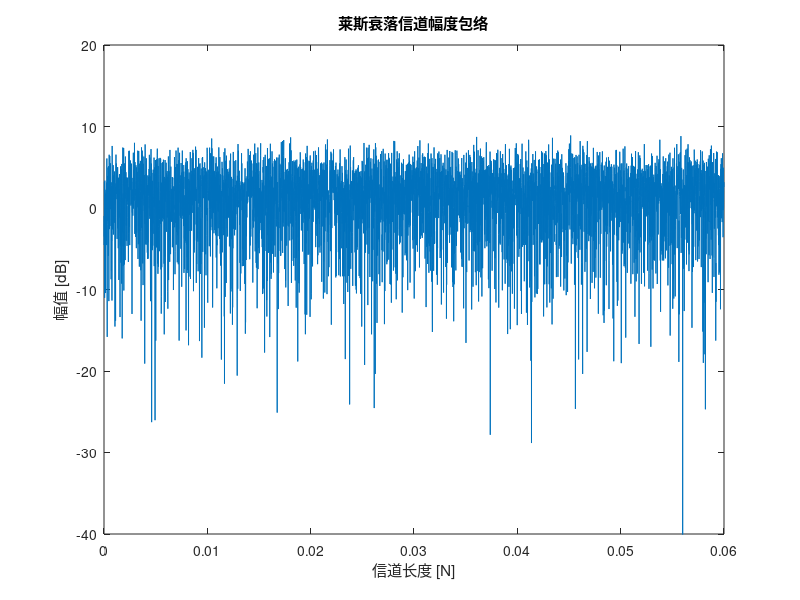

This figure's MATLAB source:
% 初始仿真条件
K = 6;          % 莱斯因子 K (dB)
f = 100000;     % 信道采样频率 f (Hz)
wd = 3000;      % 最大多普勒频移 wd (Hz)
b0 = pi/4;      % 直视路径到达角 b0

N = 6000;       % 信道长度
t = (0:N-1)/f;  % 时域样本点

% 生成莱斯衰落信道复输出序列
bn = -pi + 2*pi*rand(1,N);   % [-pi,pi)上均匀分布的随机序列
c0 = -pi + 2*pi*rand(1,N);   % [-pi,pi)上均匀分布的随机序列
dn = -pi + 2*pi*rand(1,N);   % [-pi,pi)上均匀分布的随机序列

an = (2*pi*(0:N-1)+bn)/N;   % 计算 an
zc = (1/N)*sum(cos(wd*t.*cos(an)+dn)) + sqrt(K)*cos(wd*t*cos(b0)+c0)/sqrt(1+K);    % 计算 zc(t)
zs = (1/N)*sum(sin(wd*t.*cos(an)+dn)) + sqrt(K)*sin(wd*t*cos(b0)+c0)/sqrt(1+K);    % 计算 zs(t)
z = zc + zs;    % 计算复输出序列 z(t)

% 计算幅度包络
envelope = abs(hilbert(z));

% 绘制幅度包络图
plot(t, 20*log10(envelope));
xlabel('信道长度 [N]');
ylabel('幅值 [dB]');
title('莱斯衰落信道幅度包络');
ylim([-40, 20]);
